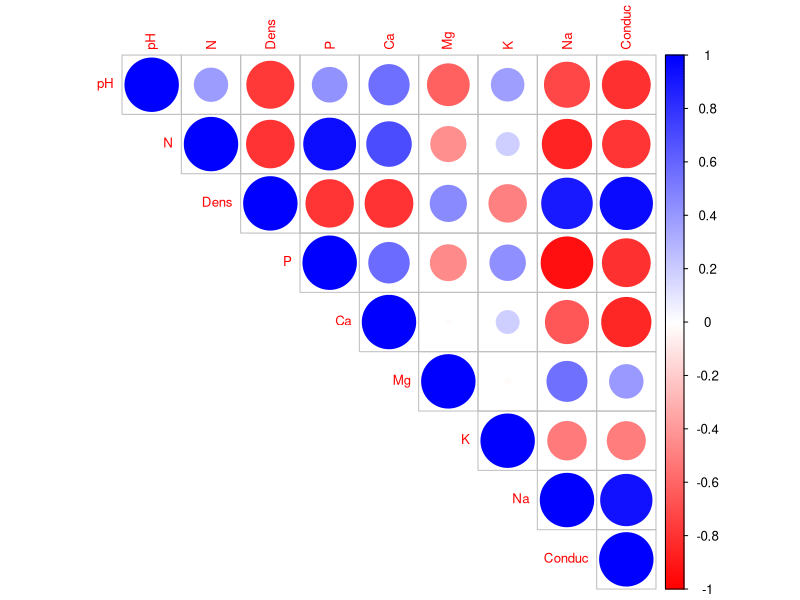

Write R code to recreate this figure.
# Tarea 3, EJERCICIO 2
# JEGR
# 02/10/2025

soil <- data.frame(
  Gp   = c("T0", "T0", "T0", "T0", "T1", "T1", "T1"),
  Block= 1:7,
  pH   = c(5.40, 5.65,5.14,5.14,5.14,5.10,4.70),
  N    = c(0.188,0.165,0.260,0.169,0.164,0.094,0.100),
  Dens = c(0.92,1.04,0.95,1.10,1.12,1.22,1.52),
  P    = c(215,208,300,248,174,129,117),
  Ca   = c(16.35, 12.25,13.02,11.92,14.17,8.55,8.74),
  Mg   = c(7.65,5.15,5.68,7.88,8.12,6.92,8.16),
  K    = c(0.72, 0.71, 0.68, 1.09,0.70, 0.81, 0.39),
  Na   = c(1.14, 0.94, 0.60, 1.01,2.17,2.67,3.32),
  Conduc = c(1.09,1.35,1.41,1.64,1.85,3.18,4.16)
)

# Matriz de correlacion
cor_matrix <- cor(soil[,3:11],method = "pearson")

# Test de normalidad para cada par
library(Hmisc)
cor_results <- rcorr(as.matrix(soil[,3:11]))

cor_matrix
cor_results$P

# Correlograma
library(corrplot)
corrplot(cor_matrix, method = "circle", type = "upper",
         tl.cex = 0.8, col = colorRampPalette(c("red", "white","blue"))(200))
